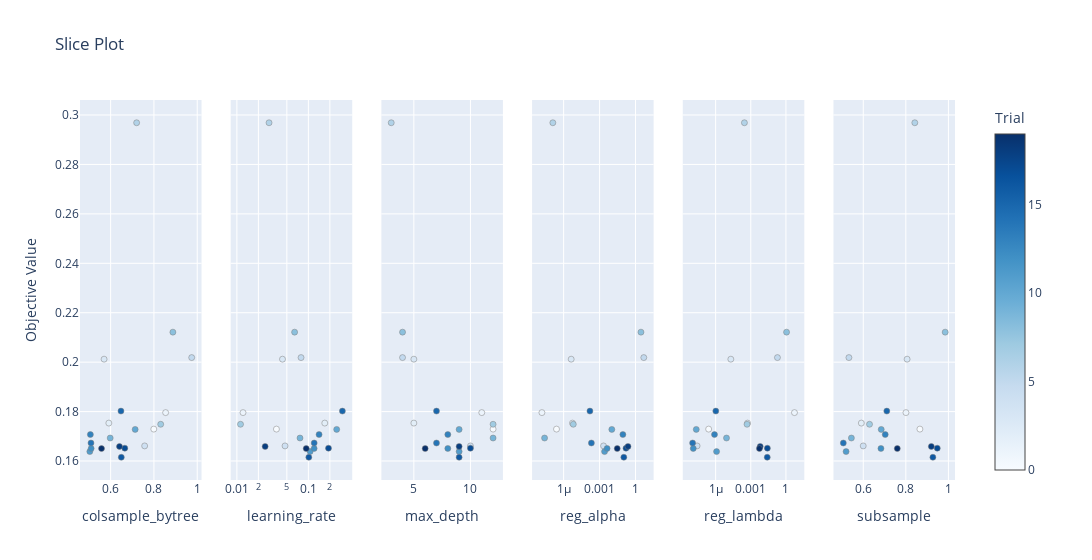

Source (notebook cell):
### Markdown cell above
## Optuna hyperparameter tuning results visualizations

### Code cell
import optuna.visualization as vis


# Optimization history
vis.plot_optimization_history(study)

# Hyperparameter importance
vis.plot_param_importances(study)

# Slice plots 
vis.plot_slice(study)

### Figure 1 — Plotly figure (JSON) as saved in the notebook; plotly's stock layout.template omitted (floating-point values rounded to 4 significant figures)
{"data": [{"marker": {"color": [0, 1, 2, 3, 4, 5, 6, 7, 8, 9, 10, 11, 12, 13, 14, 15, 16, 17, 18, 19], "colorbar": {"title": {"text": "Trial"}, "x": 1, "xpad": 40}, "colorscale": [[0, "rgb(247,251,255)"], [0.125, "rgb(222,235,247)"], [0.25, "rgb(198,219,239)"], [0.375, "rgb(158,202,225)"], [0.5, "rgb(107,174,214)"], [0.625, "rgb(66,146,198)"], [0.75, "rgb(33,113,181)"], [0.875, "rgb(8,81,156)"], [1, "rgb(8,48,107)"]], "line": {"color": "Grey", "width": 0.5}, "showscale": true}, "mode": "markers", "name": "Feasible Trial", "showlegend": false, "type": "scatter", "x": [0.7993, 0.854, 0.5917, 0.5697, 0.7571, 0.9744, 0.7201, 0.8313, 0.8876, 0.598, 0.7133, 0.5039, 0.51, 0.5063, 0.5091, 0.6477, 0.6492, 0.6655, 0.6408, 0.558], "xaxis": "x", "y": [0.1729, 0.1796, 0.1754, 0.2012, 0.1661, 0.2018, 0.2969, 0.1749, 0.2121, 0.1693, 0.1728, 0.1638, 0.1651, 0.1707, 0.1673, 0.1802, 0.1615, 0.1652, 0.1659, 0.165], "yaxis": "y"}, {"marker": {"color": [0, 1, 2, 3, 4, 5, 6, 7, 8, 9, 10, 11, 12, 13, 14, 15, 16, 17, 18, 19], "colorbar": {"title": {"text": "Trial"}, "x": 1, "xpad": 40}, "colorscale": [[0, "rgb(247,251,255)"], [0.125, "rgb(222,235,247)"], [0.25, "rgb(198,219,239)"], [0.375, "rgb(158,202,225)"], [0.5, "rgb(107,174,214)"], [0.625, "rgb(66,146,198)"], [0.75, "rgb(33,113,181)"], [0.875, "rgb(8,81,156)"], [1, "rgb(8,48,107)"]], "line": {"color": "Grey", "width": 0.5}, "showscale": false}, "mode": "markers", "name": "Feasible Trial", "showlegend": false, "type": "scatter", "x": [0.03575, 0.01218, 0.1697, 0.04345, 0.04717, 0.07896, 0.02818, 0.01124, 0.0642, 0.07641, 0.2489, 0.1059, 0.1205, 0.1412, 0.1206, 0.2994, 0.1015, 0.1913, 0.02485, 0.09328], "xaxis": "x2", "y": [0.1729, 0.1796, 0.1754, 0.2012, 0.1661, 0.2018, 0.2969, 0.1749, 0.2121, 0.1693, 0.1728, 0.1638, 0.1651, 0.1707, 0.1673, 0.1802, 0.1615, 0.1652, 0.1659, 0.165], "yaxis": "y2"}, {"marker": {"color": [0, 1, 2, 3, 4, 5, 6, 7, 8, 9, 10, 11, 12, 13, 14, 15, 16, 17, 18, 19], "colorbar": {"title": {"text": "Trial"}, "x": 1, "xpad": 40}, "colorscale": [[0, "rgb(247,251,255)"], [0.125, "rgb(222,235,247)"], [0.25, "rgb(198,219,239)"], [0.375, "rgb(158,202,225)"], [0.5, "rgb(107,174,214)"], [0.625, "rgb(66,146,198)"], [0.75, "rgb(33,113,181)"], [0.875, "rgb(8,81,156)"], [1, "rgb(8,48,107)"]], "line": {"color": "Grey", "width": 0.5}, "showscale": false}, "mode": "markers", "name": "Feasible Trial", "showlegend": false, "type": "scatter", "x": [12, 11, 5, 5, 10, 4, 3, 12, 4, 12, 9, 9, 8, 8, 7, 7, 9, 10, 9, 6], "xaxis": "x3", "y": [0.1729, 0.1796, 0.1754, 0.2012, 0.1661, 0.2018, 0.2969, 0.1749, 0.2121, 0.1693, 0.1728, 0.1638, 0.1651, 0.1707, 0.1673, 0.1802, 0.1615, 0.1652, 0.1659, 0.165], "yaxis": "y3"}, {"marker": {"color": [0, 1, 2, 3, 4, 5, 6, 7, 8, 9, 10, 11, 12, 13, 14, 15, 16, 17, 18, 19], "colorbar": {"title": {"text": "Trial"}, "x": 1, "xpad": 40}, "colorscale": [[0, "rgb(247,251,255)"], [0.125, "rgb(222,235,247)"], [0.25, "rgb(198,219,239)"], [0.375, "rgb(158,202,225)"], [0.5, "rgb(107,174,214)"], [0.625, "rgb(66,146,198)"], [0.75, "rgb(33,113,181)"], [0.875, "rgb(8,81,156)"], [1, "rgb(8,48,107)"]], "line": {"color": "Grey", "width": 0.5}, "showscale": false}, "mode": "markers", "name": "Feasible Trial", "showlegend": false, "type": "scatter", "x": [2.536e-07, 1.532e-08, 5.472e-06, 4.259e-06, 0.002147, 4.906, 1.254e-07, 6.389e-06, 2.854, 2.553e-08, 0.01051, 0.002611, 0.004235, 0.0881, 0.0002076, 0.0001561, 0.1062, 0.1599, 0.2356, 0.02973], "xaxis": "x4", "y": [0.1729, 0.1796, 0.1754, 0.2012, 0.1661, 0.2018, 0.2969, 0.1749, 0.2121, 0.1693, 0.1728, 0.1638, 0.1651, 0.1707, 0.1673, 0.1802, 0.1615, 0.1652, 0.1659, 0.165], "yaxis": "y4"}, {"marker": {"color": [0, 1, 2, 3, 4, 5, 6, 7, 8, 9, 10, 11, 12, 13, 14, 15, 16, 17, 18, 19], "colorbar": {"title": {"text": "Trial"}, "x": 1, "xpad": 40}, "colorscale": [[0, "rgb(247,251,255)"], [0.125, "rgb(222,235,247)"], [0.25, "rgb(198,219,239)"], [0.375, "rgb(158,202,225)"], [0.5, "rgb(107,174,214)"], [0.625, "rgb(66,146,198)"], [0.75, "rgb(33,113,181)"], [0.875, "rgb(8,81,156)"], [1, "rgb(8,48,107)"]], "line": {"color": "Grey", "width": 0.5}, "showscale": false}, "mode": "markers", "name": "Feasible Trial", "showlegend": false, "type": "scatter", "x": [2.535e-07, 5.36, 0.0005282, 1.983e-05, 2.619e-08, 0.1886, 0.0002861, 0.0004793, 1.131, 8.472e-06, 2.231e-08, 1.204e-06, 1.233e-08, 7.986e-07, 1.083e-08, 1.037e-06, 0.02538, 0.026, 0.00636, 0.005472], "xaxis": "x5", "y": [0.1729, 0.1796, 0.1754, 0.2012, 0.1661, 0.2018, 0.2969, 0.1749, 0.2121, 0.1693, 0.1728, 0.1638, 0.1651, 0.1707, 0.1673, 0.1802, 0.1615, 0.1652, 0.1659, 0.165], "yaxis": "y5"}, {"marker": {"color": [0, 1, 2, 3, 4, 5, 6, 7, 8, 9, 10, 11, 12, 13, 14, 15, 16, 17, 18, 19], "colorbar": {"title": {"text": "Trial"}, "x": 1, "xpad": 40}, "colorscale": [[0, "rgb(247,251,255)"], [0.125, "rgb(222,235,247)"], [0.25, "rgb(198,219,239)"], [0.375, "rgb(158,202,225)"], [0.5, "rgb(107,174,214)"], [0.625, "rgb(66,146,198)"], [0.75, "rgb(33,113,181)"], [0.875, "rgb(8,81,156)"], [1, "rgb(8,48,107)"]], "line": {"color": "Grey", "width": 0.5}, "showscale": false}, "mode": "markers", "name": "Feasible Trial", "showlegend": false, "type": "scatter", "x": [0.866, 0.8006, 0.5909, 0.8059, 0.5998, 0.5325, 0.8421, 0.6294, 0.9848, 0.5442, 0.6844, 0.5193, 0.683, 0.7031, 0.5062, 0.7106, 0.9271, 0.9477, 0.9198, 0.7598], "xaxis": "x6", "y": [0.1729, 0.1796, 0.1754, 0.2012, 0.1661, 0.2018, 0.2969, 0.1749, 0.2121, 0.1693, 0.1728, 0.1638, 0.1651, 0.1707, 0.1673, 0.1802, 0.1615, 0.1652, 0.1659, 0.165], "yaxis": "y6"}], "layout": {"title": {"text": "Slice Plot"}, "width": 1800, "xaxis": {"anchor": "y", "domain": [0, 0.1389], "title": {"text": "colsample_bytree"}}, "xaxis2": {"anchor": "y2", "domain": [0.1722, 0.3111], "title": {"text": "learning_rate"}, "type": "log"}, "xaxis3": {"anchor": "y3", "domain": [0.3444, 0.4833], "title": {"text": "max_depth"}}, "xaxis4": {"anchor": "y4", "domain": [0.5167, 0.6556], "title": {"text": "reg_alpha"}, "type": "log"}, "xaxis5": {"anchor": "y5", "domain": [0.6889, 0.8278], "title": {"text": "reg_lambda"}, "type": "log"}, "xaxis6": {"anchor": "y6", "domain": [0.8611, 1], "title": {"text": "subsample"}}, "yaxis": {"anchor": "x", "domain": [0, 1], "title": {"text": "Objective Value"}}, "yaxis2": {"anchor": "x2", "domain": [0, 1], "matches": "y", "showticklabels": false}, "yaxis3": {"anchor": "x3", "domain": [0, 1], "matches": "y", "showticklabels": false}, "yaxis4": {"anchor": "x4", "domain": [0, 1], "matches": "y", "showticklabels": false}, "yaxis5": {"anchor": "x5", "domain": [0, 1], "matches": "y", "showticklabels": false}, "yaxis6": {"anchor": "x6", "domain": [0, 1], "matches": "y", "showticklabels": false}}}
